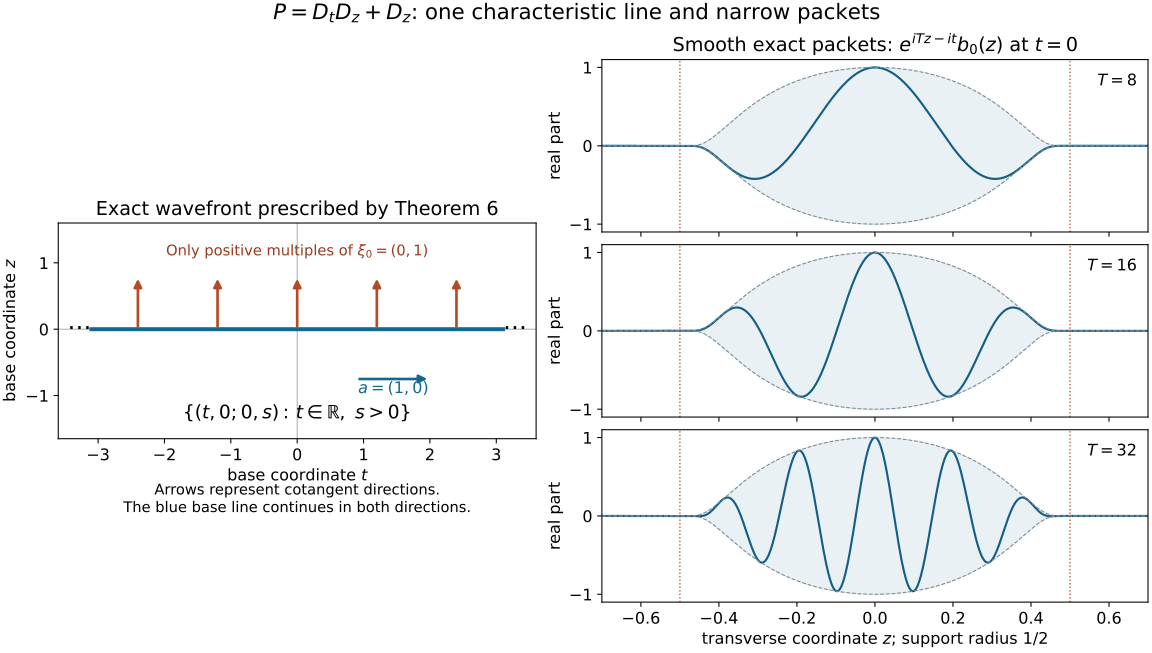

Write the Python code that produced this figure.
"""Exact model for AN01-U091 Theorem 6 and Exercise 3. CC0-1.0."""
from pathlib import Path
import numpy as np
import matplotlib
matplotlib.use("Agg")
import matplotlib.pyplot as plt

out = Path(__file__).resolve().parent
plt.rcParams.update({"font.size": 12, "svg.fonttype": "none"})
fig = plt.figure(figsize=(12, 6.8), layout="constrained")
grid = fig.add_gridspec(3, 2, width_ratios=[1.05, 1.2])
ax = fig.add_subplot(grid[:, 0])
ax.axhline(0, color="#9ba7b4", lw=0.7)
ax.axvline(0, color="#9ba7b4", lw=0.7)
ax.plot([-3.1, 3.1], [0, 0], color="#12688e", lw=3)
for t in [-2.4, -1.2, 0, 1.2, 2.4]:
    ax.annotate("", (t, 0.8), (t, 0),
                arrowprops={"arrowstyle": "-|>", "color": "#b54a25", "lw": 2})
ax.annotate("", (2.0, -0.75), (0.9, -0.75),
            arrowprops={"arrowstyle": "-|>", "color": "#12688e", "lw": 2})
ax.text(1.45, -0.98, r"$a=(1,0)$", ha="center", color="#12688e")
ax.text(0, 1.10, r"Only positive multiples of $\xi_0=(0,1)$",
        ha="center", color="#9a391b", fontsize=11)
ax.text(0, -1.35, r"$\{(t,0;0,s):\,t\in\mathbb{R},\ s>0\}$",
        ha="center", fontsize=14)
ax.text(-3.1, 0, r"$\cdots$", ha="right", va="center", fontsize=18)
ax.text(3.1, 0, r"$\cdots$", ha="left", va="center", fontsize=18)
ax.set(xlim=(-3.6, 3.6), ylim=(-1.65, 1.6), xlabel=r"base coordinate $t$",
       ylabel=r"base coordinate $z$", title="Exact wavefront prescribed by Theorem 6")
ax.set_aspect("equal", adjustable="box")
ax.text(0.5, -0.20,
        "Arrows represent cotangent directions.\n"
        "The blue base line continues in both directions.",
        transform=ax.transAxes, ha="center", va="top", fontsize=11)
z = np.linspace(-0.7, 0.7, 2401)
b = np.zeros_like(z)
inside = abs(z) < 0.5
b[inside] = np.exp(1 - 1 / (1 - 4 * z[inside]**2))
for row, T in enumerate([8, 16, 32]):
    ax = fig.add_subplot(grid[row, 1])
    ax.fill_between(z, -b, b, color="#eaf1f5")
    ax.plot(z, b * np.cos(T*z), color="#145e86", lw=1.6)
    ax.plot(z, b, color="#788994", lw=0.8, ls="--")
    ax.plot(z, -b, color="#788994", lw=0.8, ls="--")
    for endpoint in [-0.5, 0.5]:
        ax.axvline(endpoint, color="#b54a25", ls=":", lw=1)
    ax.set(xlim=(-0.7, 0.7), ylim=(-1.1, 1.1), yticks=[-1,0,1],
           ylabel="real part")
    ax.text(0.98, 0.85, rf"$T={T}$", ha="right", transform=ax.transAxes)
    if row == 0:
        ax.set_title(r"Smooth exact packets: $e^{iTz-it}b_0(z)$ at $t=0$")
    if row == 2:
        ax.set_xlabel(r"transverse coordinate $z$; support radius $1/2$")
    else:
        ax.tick_params(labelbottom=False)
fig.suptitle(r"$P=D_tD_z+D_z$: one characteristic line and narrow packets",
             fontsize=16)
for extension in ["png", "svg"]:
    destination = out / ("whole-characteristic-line." + extension)
    fig.savefig(destination, dpi=160, facecolor="white")
    if extension == "svg":
        destination.write_text("\n".join(line.rstrip() for line in
            destination.read_text(encoding="utf-8").splitlines()) + "\n",
            encoding="utf-8")
plt.close(fig)
